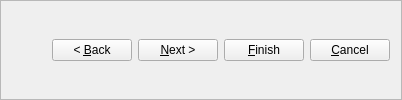
    <widget class="QFrame" name="frame">
     <property name="sizePolicy">
      <sizepolicy hsizetype="MinimumExpanding" vsizetype="Fixed">
       <horstretch>1</horstretch>
       <verstretch>0</verstretch>
      </sizepolicy>
     </property>
     <property name="minimumSize">
      <size>
       <width>400</width>
       <height>50</height>
      </size>
     </property>
     <property name="frameShape">
      <enum>QFrame::StyledPanel</enum>
     </property>
     <property name="frameShadow">
      <enum>QFrame::Raised</enum>
     </property>
     <layout class="QHBoxLayout">
      <item>
       <spacer>
        <property name="orientation">
         <enum>Qt::Horizontal</enum>
        </property>
        <property name="sizeHint" stdset="0">
         <size>
          <width>40</width>
          <height>20</height>
         </size>
        </property>
       </spacer>
      </item>
      <item>
       <widget class="QPushButton" name="backButton">
        <property name="text">
         <string>&lt; &amp;Back</string>
        </property>
       </widget>
      </item>
      <item>
       <widget class="QPushButton" name="nextButton">
        <property name="text">
         <string>&amp;Next &gt;</string>
        </property>
        <property name="flat">
         <bool>false</bool>
        </property>
       </widget>
      </item>
      <item>
       <widget class="QPushButton" name="finishButton">
        <property name="text">
         <string>&amp;Finish</string>
        </property>
        <property name="flat">
         <bool>false</bool>
        </property>
       </widget>
      </item>
      <item>
       <widget class="QPushButton" name="cancelButton">
        <property name="text">
         <string>&amp;Cancel</string>
        </property>
       </widget>
      </item>
     </layout>
    </widget>
